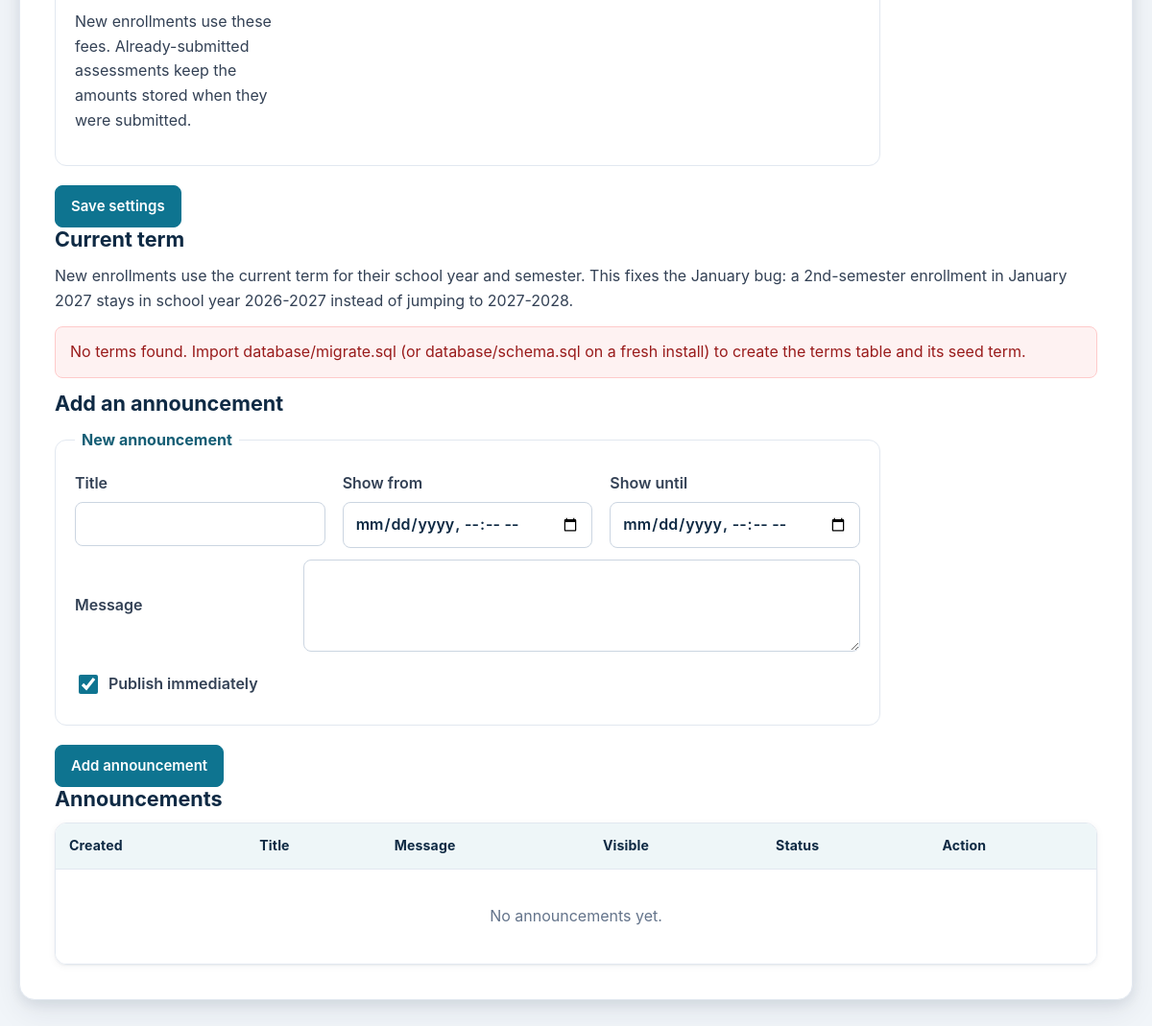
Page /Admin/enrollment_settings.php (signed in, lower part) on the earlier database version.
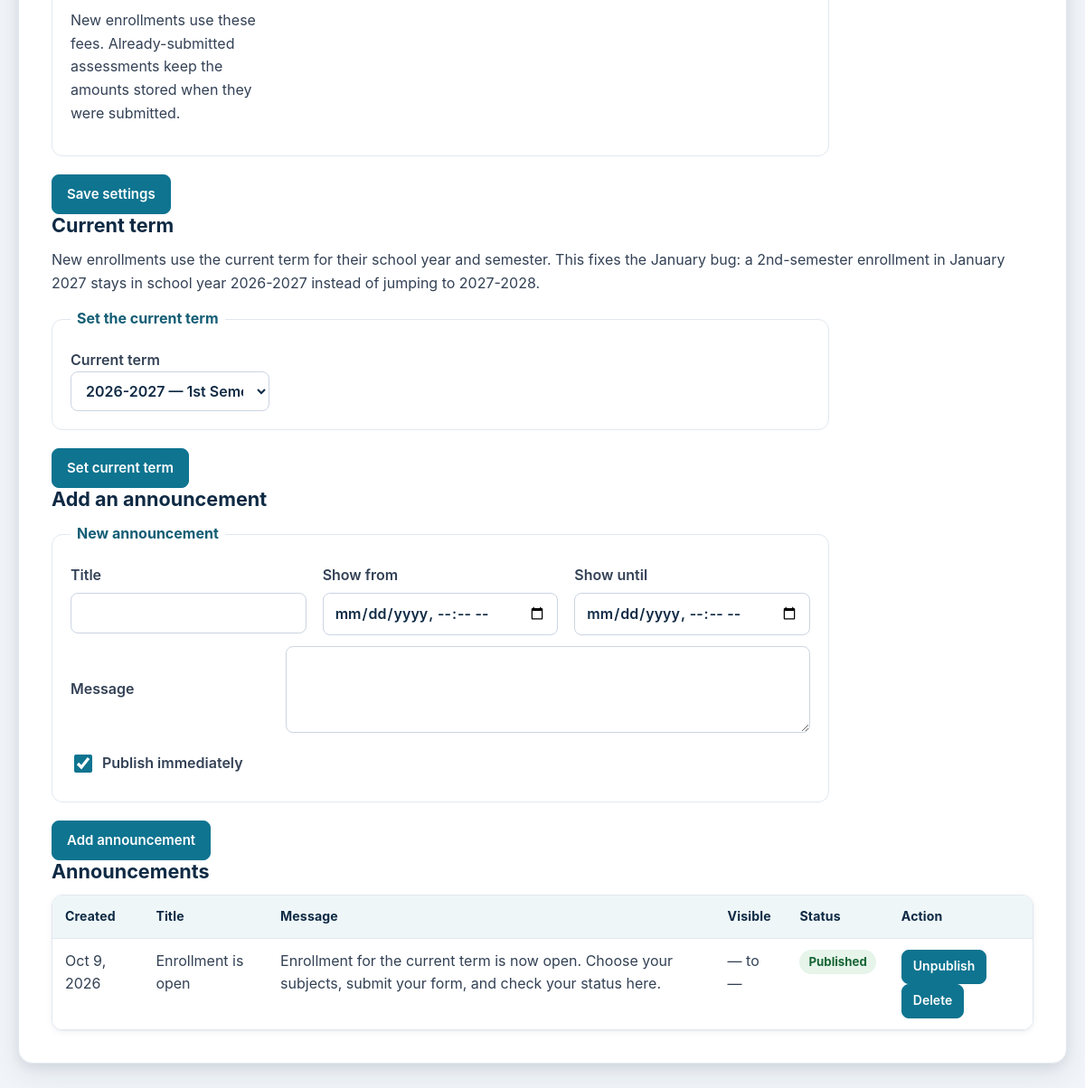
Same page on the later database version.
### tables this page shows
CREATE TABLE IF NOT EXISTS `announcements` (
  `ID` INT UNSIGNED NOT NULL AUTO_INCREMENT,
  `title` VARCHAR(200) NOT NULL,
  `body` TEXT NOT NULL,
  `is_published` TINYINT(1) NOT NULL DEFAULT 0,
  `starts_at` DATETIME NULL DEFAULT NULL,
  `ends_at` DATETIME NULL DEFAULT NULL,
  `created_at` TIMESTAMP NOT NULL DEFAULT CURRENT_TIMESTAMP,
  PRIMARY KEY (`ID`),
  KEY `idx_announcements_published` (`is_published`, `created_at`)
);

### conn.php (called while the page is built, shortened)
<?php
if (!function_exists('app_h')) {
	function app_h($value)
	{
		return htmlspecialchars((string)$value, ENT_QUOTES | ENT_SUBSTITUTE, 'UTF-8');
	}
}
?>

### Admin/enrollment_settings.php (the view, shortened to what this page needs)
<?php
require_once __DIR__ . '/includes/conn.php';
require_once __DIR__ . '/logcheck.php';
$error = '';
$terms = array();
try {
	$result = $conn->query('SELECT ID, school_year, semester, start_date, end_date, is_current, enrollment_open FROM terms ORDER BY start_date DESC, ID DESC');
	while ($row = $result->fetch_assoc()) {
		$terms[] = $row;
	}
} catch (mysqli_sql_exception $exception) {
	$terms = array();
}
$announcements = array();
try {
	$result = $conn->query('SELECT ID, title, body, is_published, starts_at, ends_at, created_at FROM announcements ORDER BY created_at DESC, ID DESC LIMIT 50');
	while ($row = $result->fetch_assoc()) {
		$announcements[] = $row;
	}
} catch (mysqli_sql_exception $exception) {
	$announcements = array();
	if ($error === '') {
		$error = 'Announcements are not available yet. Import database/migrate.sql first.';
	}
}
?>
<!doctype html>
<html lang="en">
<head>
<link href="style.css" rel="stylesheet" type="text/css">
</head>
<body>
<main id="main">
	<div class="shell wide-shell">
		<form class="cmxform" method="post">
			<fieldset>
				<p>New enrollments use these fees. Already-submitted assessments keep the amounts stored when they were submitted.</p>
			</fieldset>
			<button type="submit" name="save_settings" value="1">Save settings</button>
		</form>
		<h2>Current term</h2>
		<p>New enrollments use the current term for their school year and semester. This fixes the January bug: a 2nd-semester enrollment in January 2027 stays in school year 2026-2027 instead of jumping to 2027-2028.</p>
		<?php if (!$terms) { ?><p class="form-error" role="alert">No terms found. Import database/migrate.sql (or database/schema.sql on a fresh install) to create the terms table and its seed term.</p><?php } ?>
		<?php if ($terms) { ?>
		<form class="cmxform" method="post">
			<fieldset>
				<legend>Set the current term</legend>
				<label for="term_id">Current term
					<select id="term_id" name="term_id">
					<?php foreach ($terms as $termRow) { ?><option value="<?php echo (int)$termRow['ID']; ?>"<?php echo (int)$termRow['is_current'] === 1 ? ' selected' : ''; ?>><?php echo app_h($termRow['school_year'] . ' — ' . $termRow['semester']); ?><?php echo $termRow['start_date'] ? ' (' . app_h($termRow['start_date']) . ' to ' . app_h($termRow['end_date']) . ')' : ''; ?></option><?php } ?>
					</select>
				</label>
			</fieldset>
			<button type="submit" name="set_term" value="1">Set current term</button>
		</form>
		<?php } ?>
		<h2>Add an announcement</h2>
		<form class="cmxform" method="post">
			<fieldset>
				<legend>New announcement</legend>
				<div class="field-grid">
					<label for="title">Title<input id="title" name="title" maxlength="200" required></label>
					<label for="starts_at">Show from<input id="starts_at" name="starts_at" type="datetime-local"></label>
					<label for="ends_at">Show until<input id="ends_at" name="ends_at" type="datetime-local"></label>
				</div>
				<label for="body">Message</label><textarea id="body" name="body" required></textarea>
				<label class="check-label"><input type="checkbox" name="is_published" value="1" checked> Publish immediately</label>
			</fieldset>
			<button type="submit" name="save_announcement" value="1">Add announcement</button>
		</form>
		<h2>Announcements</h2>
		<div class="table-wrap">
			<table>
				<thead><tr><th>Created</th><th>Title</th><th>Message</th><th>Visible</th><th>Status</th><th>Action</th></tr></thead>
				<tbody>
				<?php if (!$announcements) { ?><tr><td colspan="6" class="empty-state">No announcements yet.</td></tr><?php } ?>
				<?php foreach ($announcements as $row) { ?>
					<tr>
						<td><?php echo app_h($row['created_at'] ? date('M j, Y', strtotime($row['created_at'])) : '—'); ?></td>
						<td><?php echo app_h($row['title']); ?></td>
						<td><?php echo app_h($row['body']); ?></td>
						<td><?php echo app_h(($row['starts_at'] ?: '—') . ' to ' . ($row['ends_at'] ?: '—')); ?></td>
						<td><span class="status-badge <?php echo (int)$row['is_published'] === 1 ? 'status-approved' : 'status-pending'; ?>"><?php echo (int)$row['is_published'] === 1 ? 'Published' : 'Draft'; ?></span></td>
						<td>
							<form method="post" class="inline-form">
								<button type="submit" name="set_announcement" value="1"><?php echo (int)$row['is_published'] === 1 ? 'Unpublish' : 'Publish'; ?></button>
							</form>
							<form method="post" class="inline-form" onsubmit="return confirm('Delete this announcement?');">
								<button type="submit" name="set_announcement" value="1">Delete</button>
							</form>
						</td>
					</tr>
				<?php } ?>
				</tbody>
			</table>
		</div>
	</div>
</main>
</body>
</html>

Differences in the rows shown:
added announcements: created_at "Oct 9, 2026", title "Enrollment is open", body "Enrollment for the current term is now open. Choose your subjects, submit your form, and check your status here.", starts_at+ends_at "— to —", is_published "Published"
Other differences:
form field term_id: (not shown) → "2026-2027 — 1st Semester (2026-08-03 to 2026-12-19)"
text no longer shown: "No terms found. Import database/migrate.sql (or database/schema.sql on a fresh install) to create the terms table and its seed term. No announcements yet."
text now shown: "Set the current term Current term Set current term"
